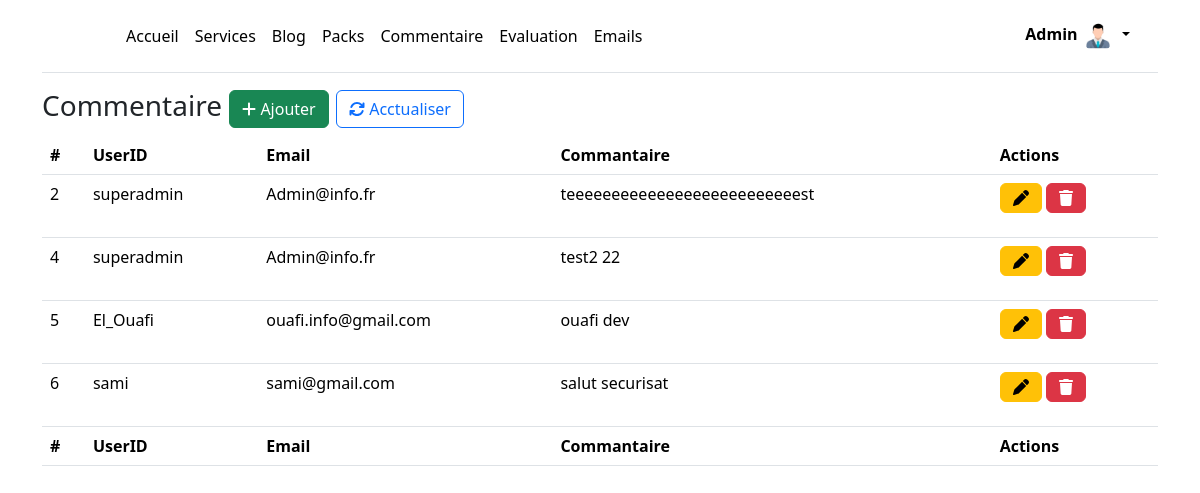
/admin/temoi.php (signed in), run on the app's committed database.
### tables this page shows
CREATE TABLE `users` (
  `id` int(11) NOT NULL,
  `name` varchar(50) NOT NULL,
  `password` varchar(50) NOT NULL,
  `email` varchar(50) NOT NULL,
  `date` date DEFAULT NULL,
  `image` varchar(150) NOT NULL
);

CREATE TABLE `comment` (
  `userID` int(11) NOT NULL,
  `username` varchar(50) NOT NULL,
  `email` varchar(50) NOT NULL,
  `comment` text NOT NULL
);

### admin/includes/routes.php (called while the page is built, shortened)
<?php
$DatabaseController = new DatabaseController();
$db = $DatabaseController->getConnectionDB() ;
require_once 'controllers/temoiController.php' ;
$TemoiController = new TemoiController($db);
require_once 'controllers/compteController.php' ;
$CompteController = new CompteController($db);

### admin/controllers/compteController.php (called while the page is built, shortened)
<?php
class CompteController
{
    private $db;
    public function __construct($db)
    {
        $this->db = $db;
    }
    public function getById($id)
    {
        $query = mysqli_query($this->db, "SELECT * FROM `users` WHERE `id` ='{$id}'");
        $result = mysqli_fetch_assoc($query);
        if ($query) {
            return $result;
        } else {
            return false;
        }
    }
}
?>

### admin/controllers/temoiController.php (called while the page is built, shortened)
<?php
class TemoiController
{
    private $db;
    public function __construct($db)
    {
        $this->db = $db;
    }
    public function read()
    {
        $table = array();
        $query = mysqli_query($this->db, "SELECT * FROM `comment`");
        while ($result = mysqli_fetch_array($query)) {$table[] = $result;}
        return $table;
    }
}

### admin/temoi.php (the view, shortened to what this page needs)
<?php
$title = 'Commentaire';
require_once 'layouts/_head.php';
?>
<body class="container">
    <?php
    require_once 'layouts/_nav.php';
    ?>
    <h3><?= $title; ?> <button type="button" class="btn btn-success" data-bs-toggle="modal" data-bs-target="#ajouter"><i class="fa fa-plus"></i> Ajouter</button> <a href="review" class="btn btn-outline-primary"><i class="fa fa-refresh"></i> Acctualiser</a></h3>
    <table class="table">
        <thead>
            <tr>
                <th scope="col">#</th>
                <th scope="col">UserID</th>
                <th scope="col">Email</th>
                <th scope="col">Commantaire</th>
                <th scope="col">Actions</th>
            </tr>
        </thead>
        <tbody>
            <?php
            $AllTemoi = $TemoiController->read();
            if (!empty($AllTemoi)) {
                foreach ($AllTemoi as $i => $Temoi) :
            ?>
                    <tr>
                        <td><?= $Temoi['userID']; ?></td>
                        <td><?= $Temoi['username']; ?></td>
                        <td><?= $Temoi['email']; ?></td>
                        <td><?= $Temoi['comment']; ?></td>
                        <td>
                            <form method="post">
                                <button type="button" class="btn btn-warning" data-bs-toggle="modal" data-bs-target="#update<?= $Temoi["userID"]; ?>"><i class="fa fa-pen"></i></button>
                                <button type="button" class="btn btn-danger" data-bs-toggle="modal" data-bs-target="#delete<?= $Temoi["userID"]; ?>"><i class="fa fa-trash"></i></button>
                            </form>
                        </td>
                    </tr>
            <?php endforeach;
            } else {
                echo '<tr><td colspan="6" class="text-center align-middle">No data to show</td></tr>';
            } ?>
        </tbody>
        <tfoot>
            <tr>
                <th scope="col">#</th>
                <th scope="col">UserID</th>
                <th scope="col">Email</th>
                <th scope="col">Commantaire	</th>
                <th scope="col">Actions</th>
            </tr>
        </tfoot>
    </table>
</body>

### admin/layouts/_nav.php (shortened to what this page needs)
<header class="p-3 mb-3 border-bottom">
    <div class="container">
      <div class="d-flex flex-wrap align-items-center justify-content-center justify-content-lg-start">
        <a href="/" class="d-flex align-items-center mb-2 mb-lg-0 link-body-emphasis text-decoration-none">
          <svg class="bi me-2" width="40" height="32" role="img" aria-label="Bootstrap"><use xlink:href="#bootstrap"></use></svg>
        </a>
        <ul class="nav col-12 col-lg-auto me-lg-auto mb-2 justify-content-center mb-md-0">
          <li><a href="accueil" class="nav-link px-2 link-body-emphasis">Accueil</a></li>
          <li><a href="service" class="nav-link px-2 link-body-emphasis">Services</a></li>
          <li><a href="blog" class="nav-link px-2 link-body-emphasis">Blog</a></li>
          <li><a href="packs" class="nav-link px-2 link-body-emphasis">Packs</a></li>
          <li><a href="review" class="nav-link px-2 link-body-emphasis">Commentaire</a></li>
          <li><a href="commentaire" class="nav-link px-2 link-body-emphasis">Evaluation</a></li>
          <li><a href="boit-Mail" class="nav-link px-2 link-body-emphasis">Emails</a></li>
        </ul>
        <div class="dropdown text-end">
          <a href="#" class="d-block link-body-emphasis text-decoration-none dropdown-toggle" data-bs-toggle="dropdown" aria-expanded="false">
            <strong><?= $User['name'] ; ?></strong> <img src="assets/img/<?= $User['image'] ; ?>" alt="mdo" width="32" height="32" class="rounded-circle">
          </a>
        </div>
      </div>
    </div>
  </header>

### admin/assets/css/customer.css (style rules this page uses)
.bi { vertical-align: -.125em; fill: currentColor; }

### data on the page
users: name "Admin", image (placeholder picture)
comment: userID "2", username "superadmin", email "Admin@info.fr", comment "teeeeeeeeeeeeeeeeeeeeeeeeeest"
comment: userID "4", username "superadmin", email "Admin@info.fr", comment "test2 22"
comment: userID "5", username "El_Ouafi", email "ouafi.info@gmail.com", comment "ouafi dev"
comment: userID "6", username "sami", email "sami@gmail.com", comment "salut securisat"

### other printed values
$title "Commentaire"
